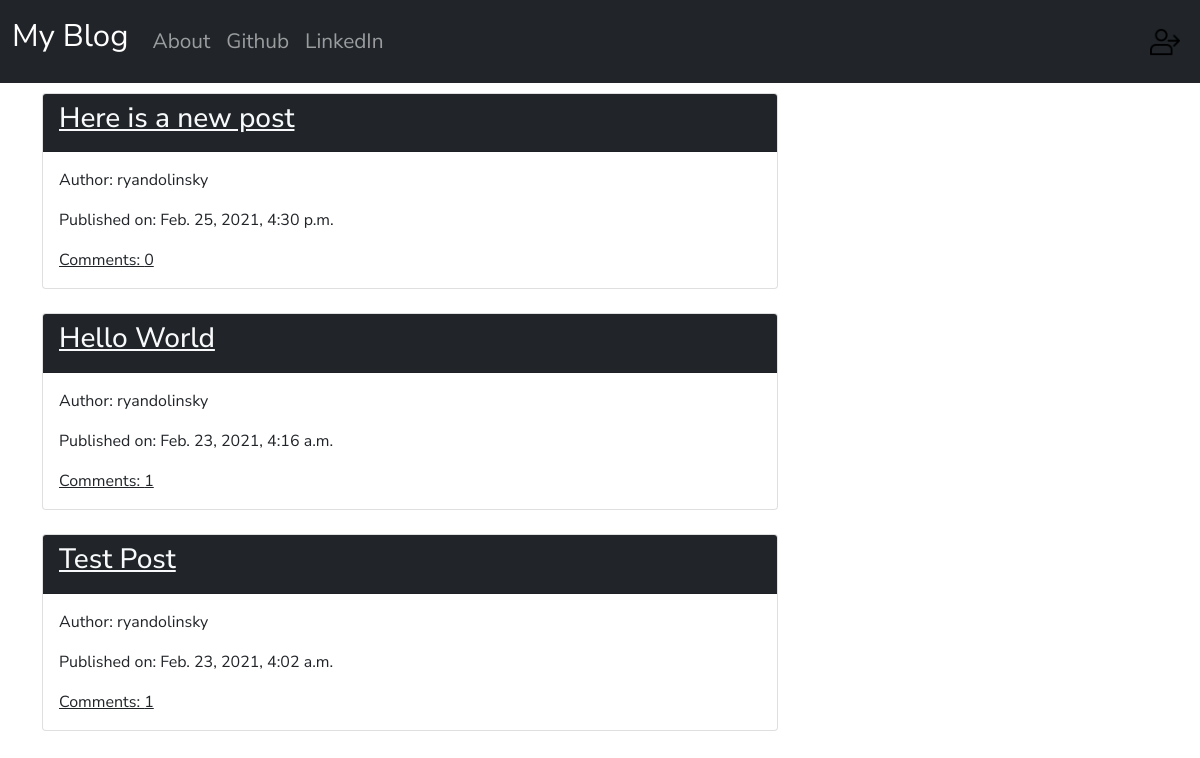
The page / on the database its author committed.
### blog/models.py (models this page shows, shortened)
class Post(models.Model):
    author = models.ForeignKey('auth.User', on_delete=models.CASCADE)
    title = models.CharField(max_length=200)
    text = models.TextField()
    create_date = models.DateTimeField(default=timezone.now)
    published_date = models.DateTimeField(blank=True, null=True)
    def approve_comments(self):
        return self.comments.filter(approved_comment=True)

### blog/views.py (the view)
# urls.py: path('', views.PostListView.as_view(), name='post_list'),
class PostListView(ListView):
    model = Post
    def get_queryset(self):
        return Post.objects.filter(published_date__lte=timezone.now()).order_by('-published_date')

### blog/templates/blog/post_list.html
{% extends 'blog/base.html' %}
{% block Content %}
<div class="centerstage">
    {% for post in post_list %}
    <div class="post card">
            <div class="card-header text-white bg-dark">
                <h3><a class="text-light bg-dark" href="{% url 'post_detail' pk=post.pk %}">{{ post.title }}</a></h3>
            </div>
            <div class="card-body">
                <div class="author">
                    <p>Author: {{ post.author }}</p>
                </div>
                <div class="date">
                    <p>Published on: {{ post.published_date }}</p>
                </div>
                <a class ="text-dark" href="{% url 'post_detail' pk=post.pk %}">Comments: {{ post.approve_comments.count }}</a>
            </div>
    </div>
    <br>
    {% endfor %}
</div>
{% endblock %}

### blog/templates/blog/base.html (shortened to what this page needs)
<!DOCTYPE html>
{% load static %}
<html lang="en" dir="ltr">
    <head>
        <link href="https://cdn.jsdelivr.net/npm/bootstrap@5.0.0-beta2/dist/css/bootstrap.min.css" rel="stylesheet">
        <link rel="stylesheet" href="//cdn.jsdelivr.net/npm/medium-editor@latest/dist/css/medium-editor.min.css" type="text/css" media="screen" charset="utf-8">
        <link rel="stylesheet" href="{% static 'css/blog.css' %}">
    </head>
    <body>
        <nav class="navbar navbar-expand-lg navbar-dark bg-dark techfont">
          <div class="container-fluid">
            <a class="navbar-brand bigbrand" href="{% url 'post_list' %}">My Blog</a>
            <div class="collapse navbar-collapse" id="navbarNav">
              <ul class="navbar-nav">
                <li class="nav-item">
                  <a class="nav-link" href="{% url 'about' %}">About</a>
                </li>
                <li class="nav-item">
                  <a class="nav-link" href="https://github.com/ryandol1" target="_blank">Github</a>
                </li>
                <li class="nav-item">
                  <a class="nav-link" href="https://www.linkedin.com/in/ryan-dolinsky/" target="_blank">LinkedIn</a>
                </li>
              </ul>
              <ul class="navbar-nav ms-auto">
                  {% if user.is_authenticated %}
                  <li class="nav-item">
                    <a class="nav-link" href="{% url 'post_new' %}">New Post</a>
                  </li>
                  <li class="nav-item">
                    <a class="nav-link" href="{% url 'post_draft_list' %}">Drafts</a>
                  </li>
                  <li class="nav-item">
                    <a class="nav-link" href="{% url 'logout' %}">Logout</a>
                  </li>
                  {% else %}
                  <li class="nav-item">
                    <a class="nav-link" href="{% url 'login' %}"> <img src="{% static 'images/login.png' %}" style="width:30px;height:30px;" alt=""> </a>
                  </li>
                  {% endif %}
              </ul>
            </div>
          </div>
        </nav>
        <div class="content container">
            <div class="row">
                <div class="col-md-8">
                    <div class="blog_posts">
                        {% block Content %}
                        {% endblock %}
                    </div>
                </div>
            </div>
        </div>
    </body>
</html>

### blog/static/css/blog.css (style rules this page uses)
body { font-family: 'Nunito Sans', sans-serif; }
.techfont { font-family: 'Nunito Sans', sans-serif; font-size: 1.3em; margin-bottom: 10px; font-color: #353536; }
.bigbrand { font-family: 'Nunito Sans', sans-serif; font-size: 1.5em; margin-bottom: 10px; font-color: #353536; }
.centerstage { margin-left: auto; margin-right: auto; }

### rows shown on the page
Post: title "Here is a new post", author "ryandolinsky", published_date "Feb. 25, 2021, 4:30 p.m.", approve_comments.count "0"
Post: title "Hello World", author "ryandolinsky", published_date "Feb. 23, 2021, 4:16 a.m.", approve_comments.count "1"
Post: title "Test Post", author "ryandolinsky", published_date "Feb. 23, 2021, 4:02 a.m.", approve_comments.count "1"
